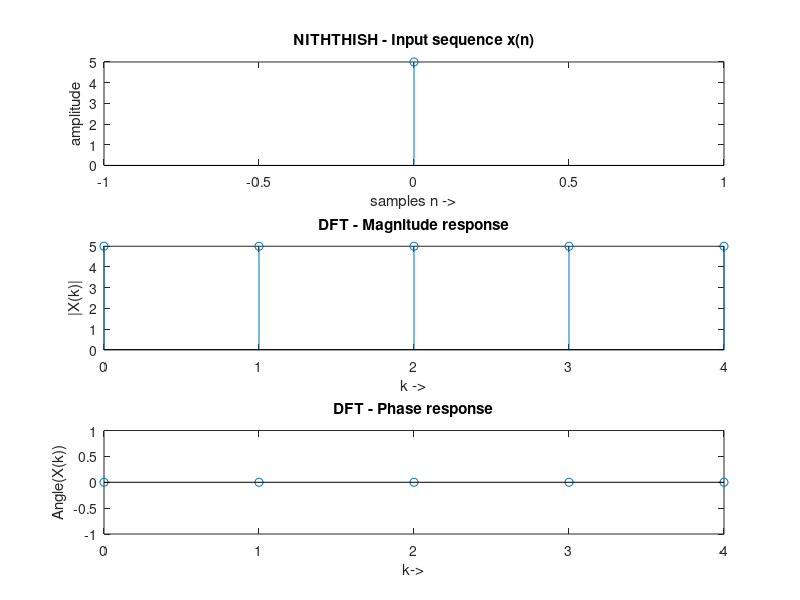

Here is the MATLAB script that generated this plot:
%Program to compute dft of a sequence 
clc 
close all 

disp('This is the program to compute DFT using formula'); 
fprintf('\n'); 

%Getting the input sequence 
x = input('Enter the sequence'); 
len_x = length(x); 

%Getting the N-pt value 
N = input('Enter the N-pt value:'); 

%If N pt value is greater than input sequence length, pad zeros  
%to input sequence before computing DFT.This is zero padding 
%after zero padding the length of input sequence is N. 
if N>len_x 
 x = [x zeros(1,(N-len_x))]; 
end 

%DFT computation 
%temp is made zero before computing each fft value. 
% n-1 and k-1 are used as the initial values of n and k are 1. 
for k = 1:1:N 
 temp = 0; 
for n = 1:1:N
    temp = temp + x(n)*exp(-j*(2*pi/N)*(n-1)*(k-1)); 
end 
x_dft(k) = temp; 
end 

%Displaying the output 
disp('The DFT of the input sequence is '); 
disp(x_dft); 

%Computing the magnitude and phase of the dft sequence 
mag_x_dft = abs(x_dft); 
phase_x_dft = angle(x_dft); 

%Displaying the input sequence 
% figure(1); 
%Length of the original sequence is len_x 
x_orig = x(1:len_x); 

%We need to plot the values from n = 0 till len_x - 1. 
subplot(3,1,1); 
ax = 0:1:len_x-1; 
stem(ax,x_orig); 
xlabel('samples n ->'); 
ylabel('amplitude'); 
title('NITHTHISH - Input sequence x(n)'); 

%Displaying the magnitude and phase of the dft sequence 
%We need to plot the values from k = 0 till N-1. 
subplot(3,1,2); 
am = 0:1:N-1; 
stem(am,mag_x_dft); 
xlabel('k ->'); 
ylabel('|X(k)|'); 
title('DFT - Magnitude response'); 

%We need to plot the values from k = 0 till N-1. 
subplot(3,1,3); 
ap = 0:1:N-1; 
stem(ap,phase_x_dft); 
xlabel('k->'); 
ylabel('Angle(X(k))'); 
title('DFT - Phase response'); 
